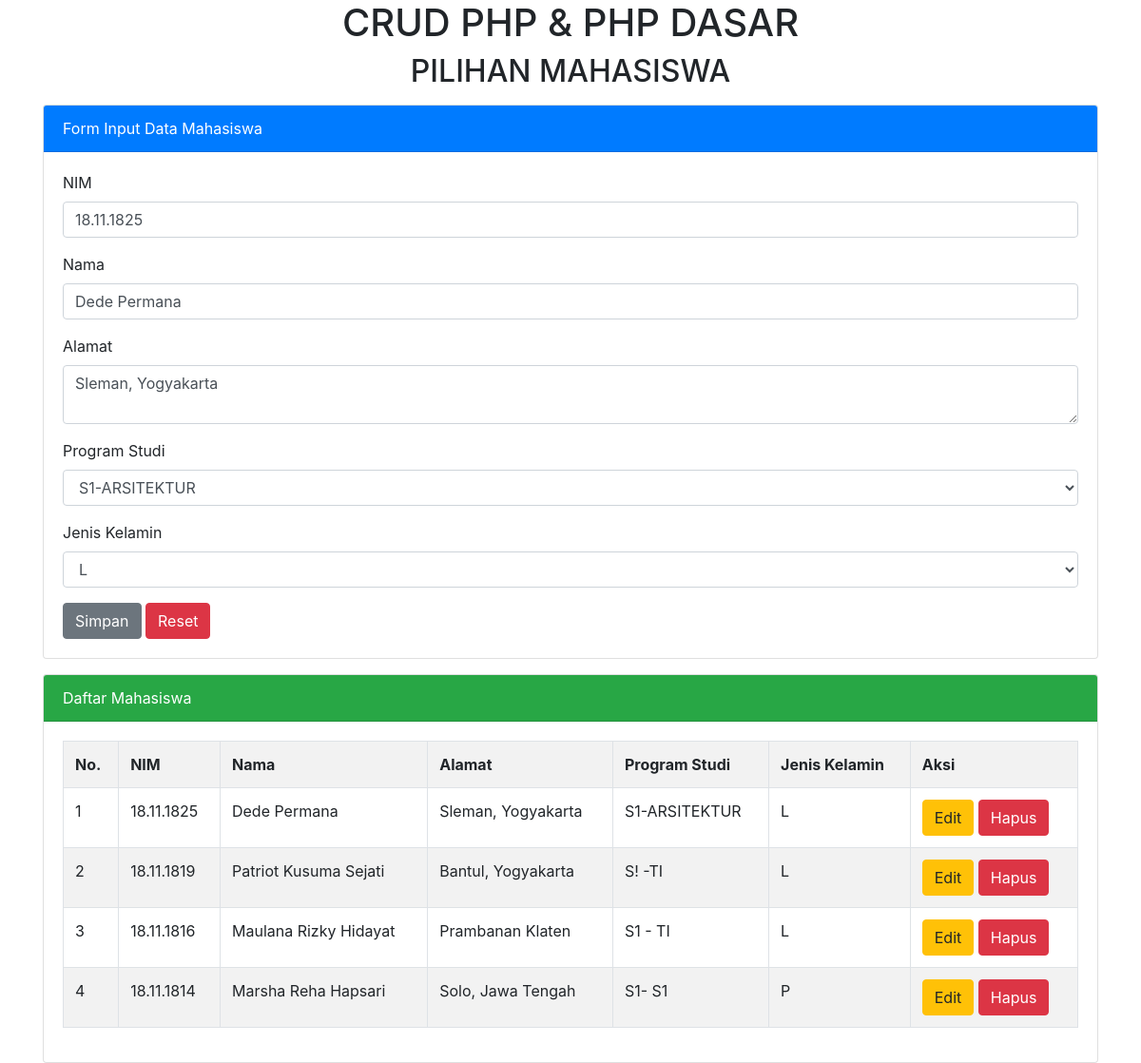
Screenshot of /index.php?hal=edit&id=18.11.1825 with the database file from the repository.
### tables this page shows
CREATE TABLE `tmhs` (
  `nim` varchar(11) NOT NULL,
  `nama` varchar(50) NOT NULL,
  `alamat` varchar(120) NOT NULL,
  `jenis_kelamin` varchar(2) NOT NULL,
  `prodi` varchar(50) NOT NULL
);

### index.php (the view, shortened to what this page needs)
<?php include "tema/head.php"?>
<?php include "config.php"?>
<?php session_start();
    if(isset($_GET['hal'])){
        if($_GET['hal']=="edit"){
            $tampil=mysqli_query($koneksi, "SELECT* FROM tmhs WHERE nim = '$_GET[id]' ");
            $data = mysqli_fetch_array($tampil);
            if($data){
                $vnim = $data['nim'];
                $vnama = $data['nama'];
                $valamat=$data['alamat'];
                $vprodi=$data['prodi'];
                $vjenis_kelamin = $data['jenis_kelamin'];
            }
        }else if($_GET['hal']=="hapus"){
            $hapus=mysqli_query($koneksi, "DELETE FROM tmhs WHERE nim = '$_GET[id]' ");
            if($hapus){
                echo "<script>
                alert('Hapus data Berhasil !');
                document.location='index.php';
                </script>";
            }
        }
    }
?>
    <div class="container">
    <h1 class="text-center">CRUD PHP & PHP DASAR</h1>
    <h2 class="text-center">PILIHAN MAHASISWA</h2>
    <div class="card mt-3">
        <div class="card-header bg-primary text-white">
            Form Input Data Mahasiswa
        </div>
            <div class="card-body">
               <form action="" method="post">
                    <div class="form-group">
                        <label>NIM</label>
                        <input type="text" name="tnim" value="<?=@$vnim?>" class="form-control" placeholder="Input nim anda di sini !" required>
                    </div>
                    <div class="form-group">
                        <label>Nama</label>
                        <input type="text" name="tnama" value="<?=@$vnama?>" class="form-control" placeholder="Input Nama anda di sini !" required>
                    </div>
                    <div class="form-group">
                        <label>Alamat</label>
                        <textarea name="talamat" class="form-control" placeholder = "Input Alamat anda disini!"><?=@$valamat?></textarea>
                    </div>
                    <div class="form-group">
                        <label>Program Studi</label>
                        <select name="tprodi" class="form-control">
                            <option value="<?=@$vprodi?>"><?=@$vprodi?></option>
                        </select>
                    </div>
                    <div class="form-group">
                        <label>Jenis Kelamin</label>
                        <select name="tjenis_kelamin" class="form-control">
                            <option value="<?=@$vjenis_kelamin?>"><?=@$vjenis_kelamin?></option>
                        </select>
                    </div>
                    <button type="submit" class="btn btn-secondary" name="bsimpan">Simpan</button>
                    <button type="reset" class="btn btn-danger" name="briset">Reset</button>
                </form>
            </div>
    </div>
 <div class="card mt-3">
        <div class="card-header bg-success text-white">
            Daftar Mahasiswa
        </div>
            <div class="card-body">
                <table class="table table-bordered table-striped">
                    <tr>
                        <th> No.</th>
                        <th>NIM</th>
                        <th>Nama</th>
                        <th>Alamat</th>
                        <th>Program Studi</th>
                        <th>Jenis Kelamin</th>
                        <th>Aksi</th>
                    </tr>
                    <?php
                        $no = 1;
                        $tampil = mysqli_query($koneksi, "SELECT * from tmhs order by nim desc");
                        while($data = mysqli_fetch_array($tampil)) :
                    ?>
                    <tr>
                        <td><?=$no++;?></td>
                        <td><?=$data['nim']?></td>
                        <td><?=$data['nama']?> </td>
                        <td><?=$data['alamat']?></td>
                        <td><?=$data['prodi']?></td>
                        <td><?=$data['jenis_kelamin']?></td>
                        <td>
                            <a href="index.php?hal=edit&id=<?=$data['nim']?>" class="btn btn-warning">Edit</a>
                            <a href="index.php?hal=hapus&id=<?=$data['nim']?>"onclick="return confirm('Apakah yakin ingin menghapus data ini?')" class="btn btn-danger">Hapus</a>
                        </td>
                    </tr>
                    <?php endwhile; ?>
                </table>
            </div>
    </div>
 </div>
 <?php require "tema/footer.php"?>

### rows the page displays
tmhs: tnim "18.11.1825", tnama "Dede Permana", talamat "Sleman, Yogyakarta", tprodi "S1-ARSITEKTUR", tjenis_kelamin "L", nim "18.11.1825", nama "Dede Permana", alamat "Sleman, Yogyakarta", prodi "S1-ARSITEKTUR", jenis_kelamin "L"
tmhs: nim "18.11.1819", nama "Patriot Kusuma Sejati", alamat "Bantul, Yogyakarta", prodi "S! -TI", jenis_kelamin "L"
tmhs: nim "18.11.1816", nama "Maulana Rizky Hidayat", alamat "Prambanan Klaten", prodi "S1 - TI", jenis_kelamin "L"
tmhs: nim "18.11.1814", nama "Marsha Reha Hapsari", alamat "Solo, Jawa Tengah", prodi "S1- S1", jenis_kelamin "P"
